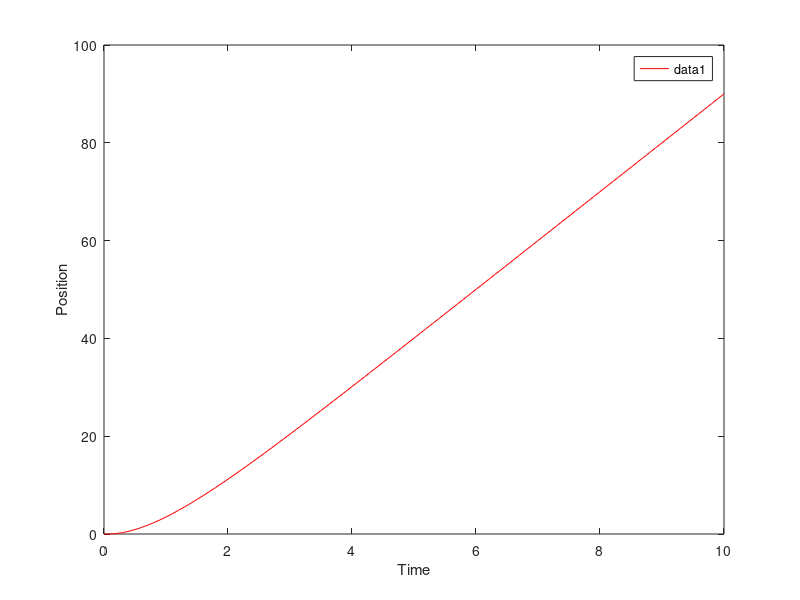
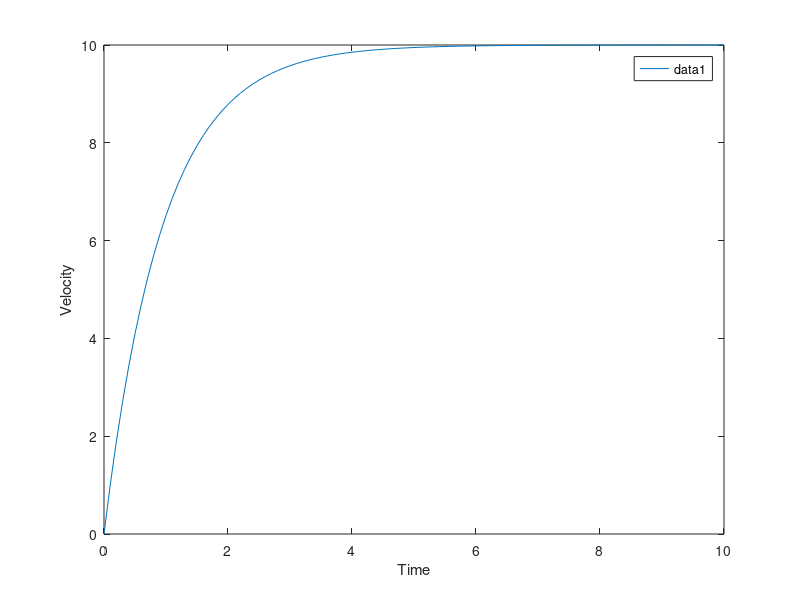

Write MATLAB code to recreate these figures, in order.
clc;
clear all;
g = 9.8;
T = 10;
a = 10;
b = 1;
v1(1)= 0;
x1(1) = 0;
dt = 0.1;
t = 0:dt:T;
T = 10;
npoints = T/dt + 1;

v1 = zeros(npoints, 1);
x1 = zeros(npoints, 1);

for i=1:npoints-1
    v1(i+1) = v1(i) + (a-b*v1(i))*dt;
    x1(i+1) = x1(i) + v1(i)*dt;
end

figure(1)
plot(t, x1, 'r');
xlabel('Time');
ylabel('Position');
legend();


figure(2)
plot(t, v1);
xlabel('Time');
ylabel('Velocity');
legend();